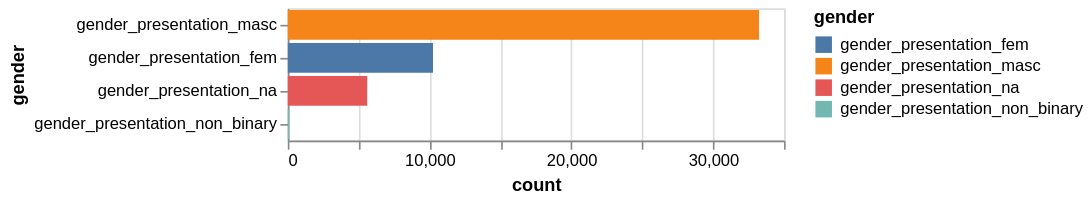

This figure's notebook cell:
### Code cell
# Using altair to graph the number of gender presentations (Sorted)
alt.Chart(GenderCounts).mark_bar().encode(
    x="count:Q",
    y= alt.Y("gender:N").sort('-x'),
    color="gender:N"
)

### Figure 1 — Vega specification as saved in the notebook (floating-point values rounded to 4 significant figures)
{"$schema": "https://vega.github.io/schema/vega/v5.json", "data": [{"name": "source_0"}, {"name": "data_0", "values": [{"count_end": 33240.0, "count_start": 0.0, "gender": "gender_presentation_masc"}, {"count_end": 10240.0, "count_start": 0.0, "gender": "gender_presentation_fem"}, {"count_end": 95.0, "count_start": 0.0, "gender": "gender_presentation_non_binary"}, {"count_end": 5602.0, "count_start": 0.0, "gender": "gender_presentation_na"}]}, {"name": "source_0_y_domain_gender", "values": [{"gender": "gender_presentation_masc", "sort_field": 33240}, {"gender": "gender_presentation_fem", "sort_field": 10245}, {"gender": "gender_presentation_non_binary", "sort_field": 95}, {"gender": "gender_presentation_na", "sort_field": 5602}]}, {"name": "data_0_color_domain_gender", "values": [{"gender": "gender_presentation_masc"}, {"gender": "gender_presentation_fem"}, {"gender": "gender_presentation_non_binary"}, {"gender": "gender_presentation_na"}]}], "signals": [{"name": "y_step", "value": 20}, {"name": "height", "update": "bandspace(domain('y').length, 0.1, 0.05) * y_step"}], "marks": [{"type": "rect", "name": "marks", "from": {"data": "data_0"}, "encode": {"update": {"fill": {"field": "gender", "scale": "color"}, "x2": {"field": "count_start", "scale": "x"}, "y": {"field": "gender", "scale": "y"}, "height": {"signal": "max(0.25, bandwidth('y'))"}, "x": {"field": "count_end", "scale": "x"}}}, "style": ["bar"]}], "scales": [{"name": "x", "type": "linear", "domain": {"data": "data_0", "fields": ["count_start", "count_end"]}, "range": [0, {"signal": "width"}], "zero": true, "nice": true}, {"name": "y", "type": "band", "domain": {"data": "source_0_y_domain_gender", "field": "gender", "sort": {"op": "max", "field": "sort_field", "order": "descending"}}, "range": {"step": {"signal": "y_step"}}, "paddingInner": 0.1, "paddingOuter": 0.05}, {"name": "color", "type": "ordinal", "domain": {"data": "data_0_color_domain_gender", "field": "gender", "sort": true}, "range": "category"}], "axes": [{"scale": "x", "zindex": 0, "aria": false, "tickCount": {"signal": "ceil(width/40)"}, "ticks": false, "grid": true, "labels": false, "domain": false, "orient": "bottom", "maxExtent": 0, "minExtent": 0, "gridScale": "y"}, {"scale": "x", "zindex": 0, "orient": "bottom", "grid": false, "labelFlush": true, "tickCount": {"signal": "ceil(width/40)"}, "labelOverlap": true, "title": "count"}, {"scale": "y", "zindex": 0, "grid": false, "orient": "left", "title": "gender"}], "style": "cell", "legends": [{"fill": "color", "symbolType": "square", "title": "gender"}], "background": "white", "width": 300, "padding": 5}
